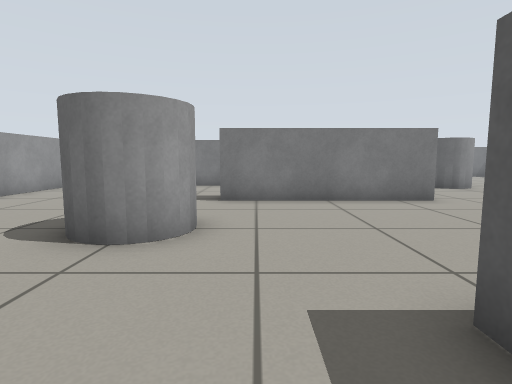
[1] (above)

17 first-person views from a walk through a robot-simulator world made for Gazebo. The camera is 0.57 m above the floor, tilts 6° down and sees 80° across. The floor is counted in squares, 0.5 m on a side. Each view is taken from the middle of a square. On the plan, view 1 faces up. The plan holds only what a view shows up to about 13 squares ahead; the rest is blank.

[2]
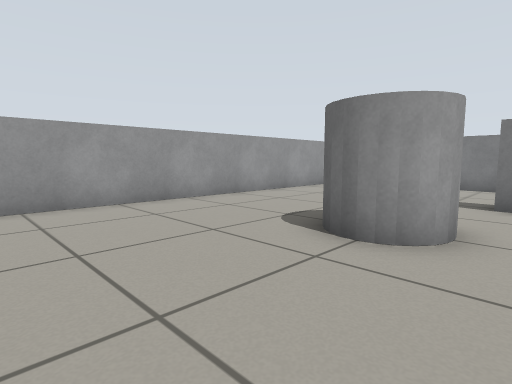

[3]
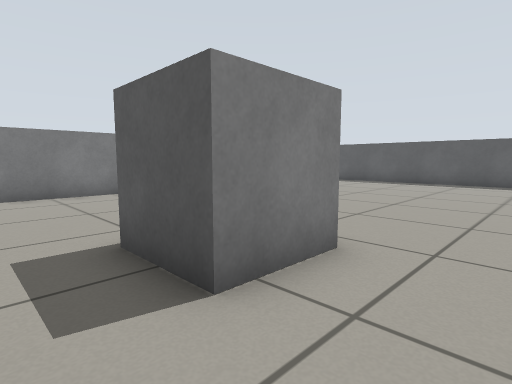

[4]
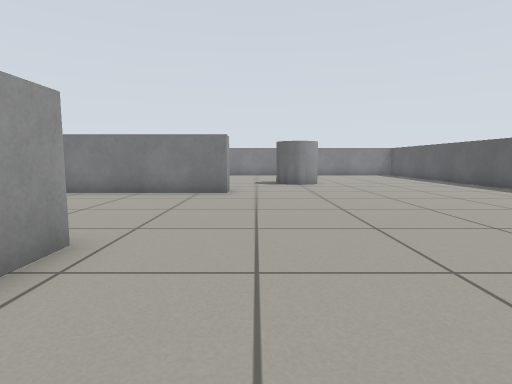

[5]
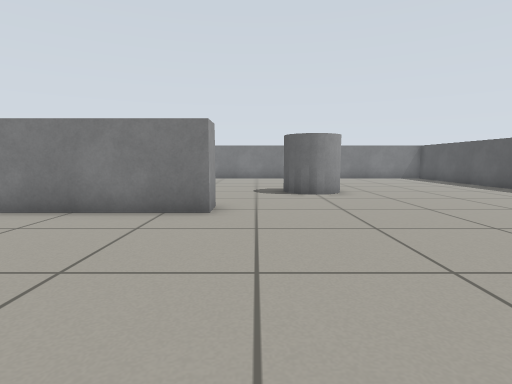

[6]
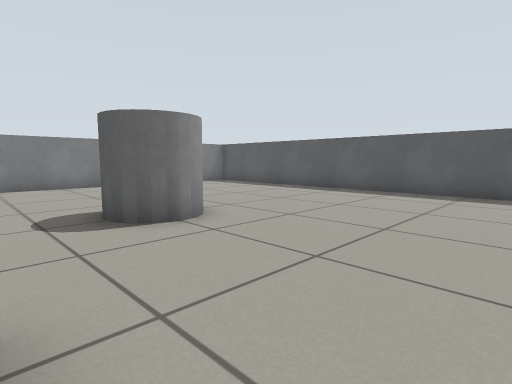

[7]
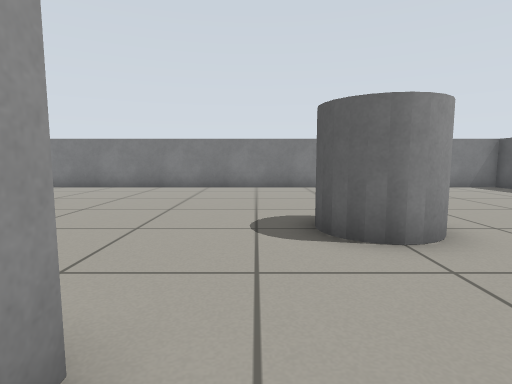

[8]
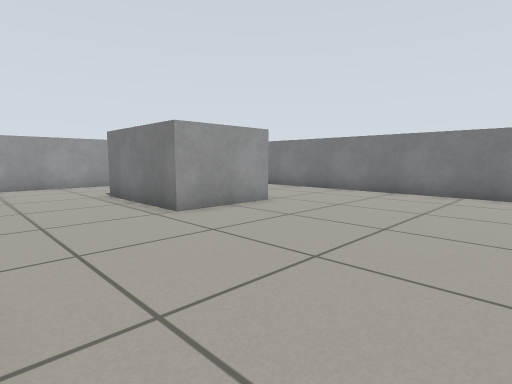

[9]
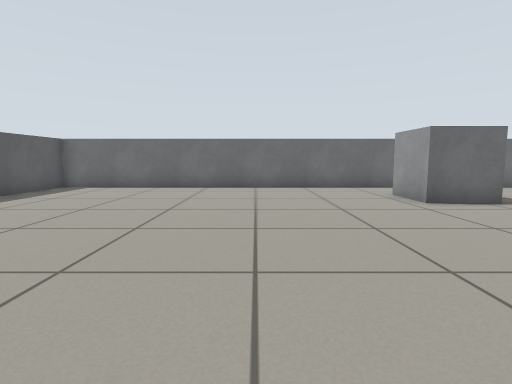

[10]
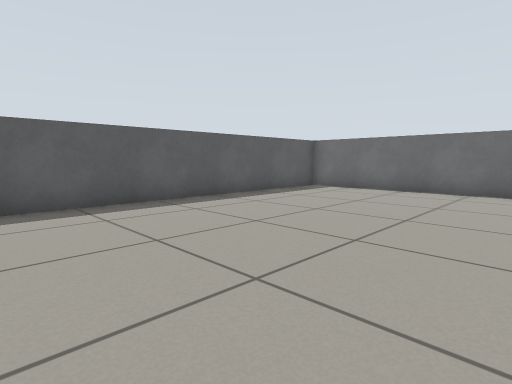

[11]
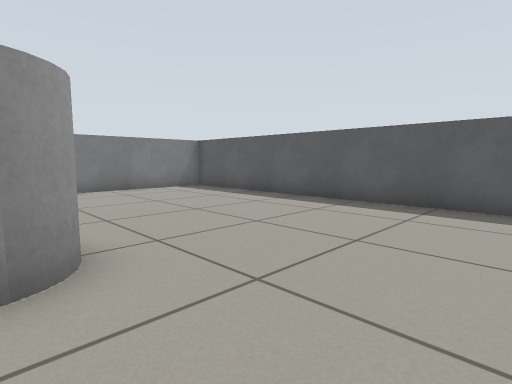

[12]
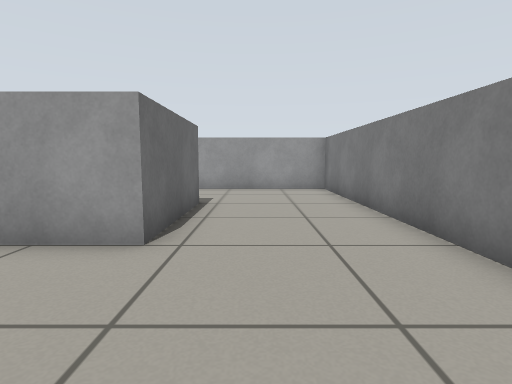

[13]
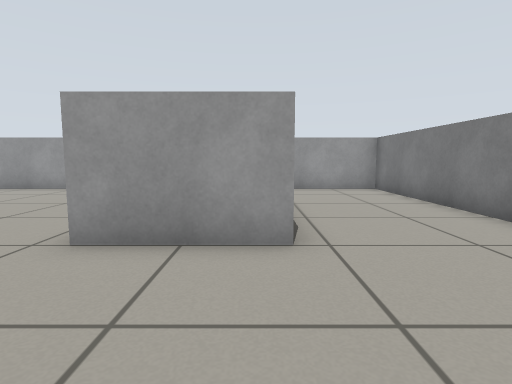

[14]
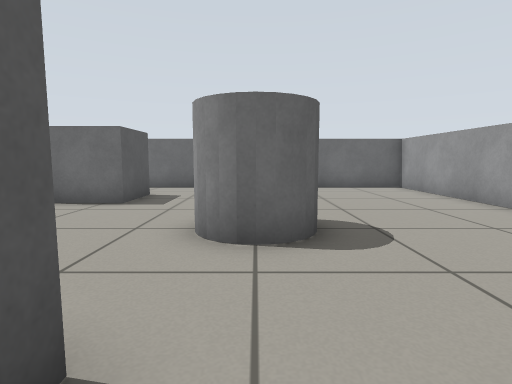

[15]
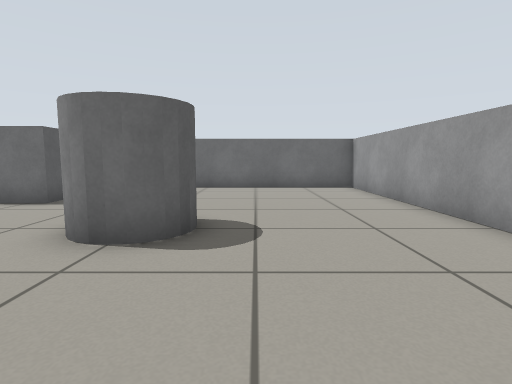

[16]
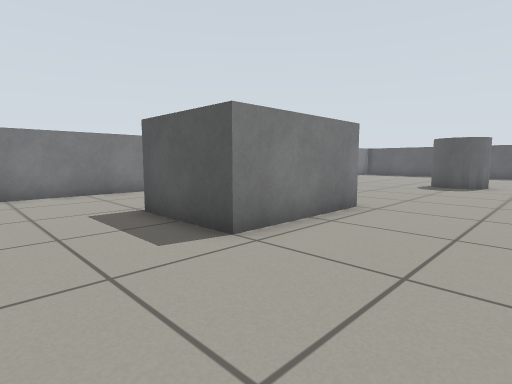

[17]
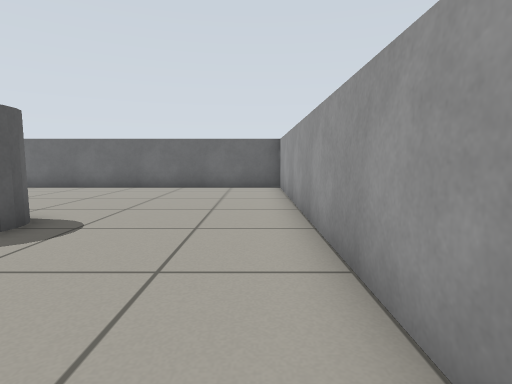

### Floor plan
Key: @ floor where view 1 was taken; # wall or solid block; . floor; C grey cylinder; B grey box.
Columns run from 8 left of view 1 to 16 right of it. Each row starts with its distance up from view 1.
 21 #########################
 20 #................. .....#
 19 #................. .....#
 18 #................ ......#
 17 #................ ......#
 16 #...BBBBB........ ......#
 15 #...B   B........ ......#
 14 #...BBBBB......CC ......#
 13 #....BBB.......C C......#
 12 #..............CCC......#
 11 #.......................#
 10 #.......................#
  9 #......#######..........#
  8 #......#      ..........#
  7 #.......................#
  6 #....CCC................#
  5 #....C C................#
  4 #....CCC................#
  3 #.......................#
  2 #.........BB............#
  1 #........BBB............#
  0 #.......@.BB............#
 -1 #.......................#
 -2 #.......................#
 -3 #########################

Positions as (right, up) in squares from view 1, and headings:
1: (0, 0), facing up
2: (0, 0), facing up-left
3: (0, -2), facing up-right
4: (6, -2), facing up
5: (6, 2), facing up
6: (5, 7), facing up-right
7: (6, 8), facing up
8: (6, 10), facing up-left
9: (8, 10), facing down
10: (8, 9), facing down-right
11: (8, 9), facing up-right
12: (4, 18), facing left
13: (4, 16), facing left
14: (-2, 10), facing down
15: (-4, 10), facing down
16: (-7, 10), facing up-right
17: (-7, 10), facing down
